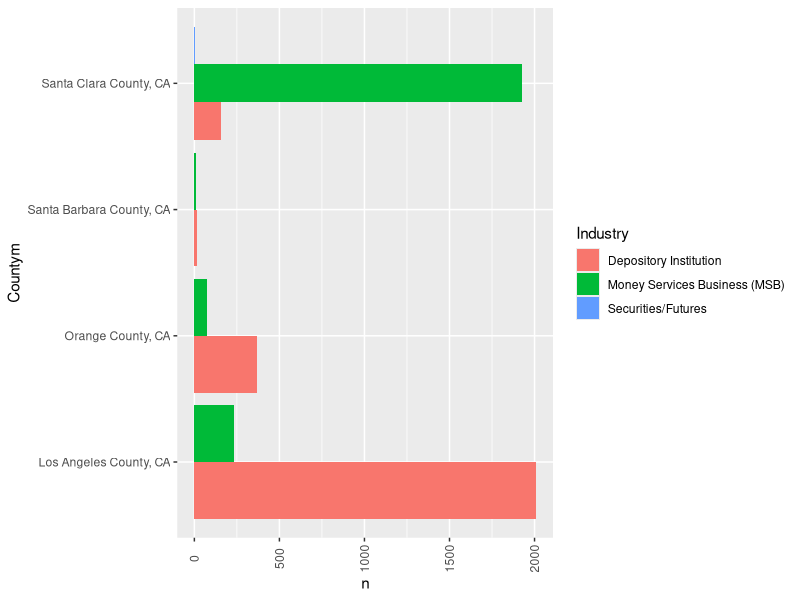
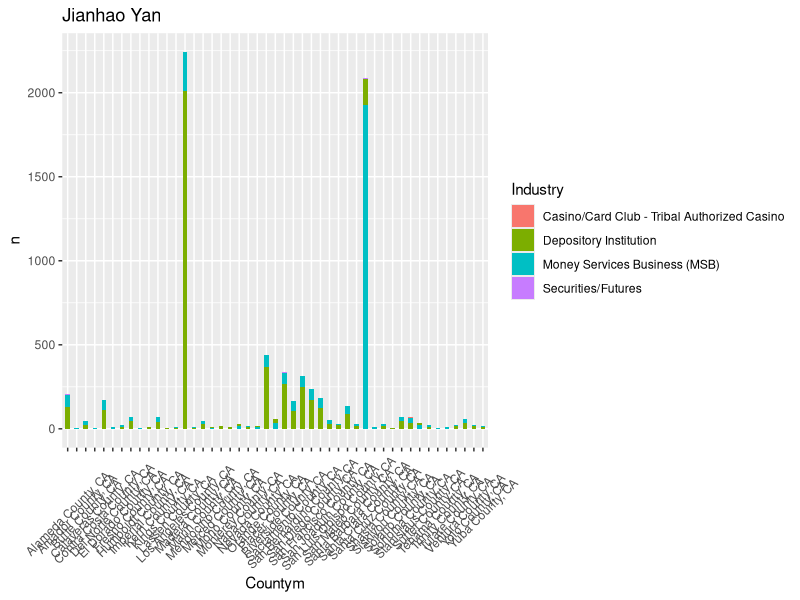
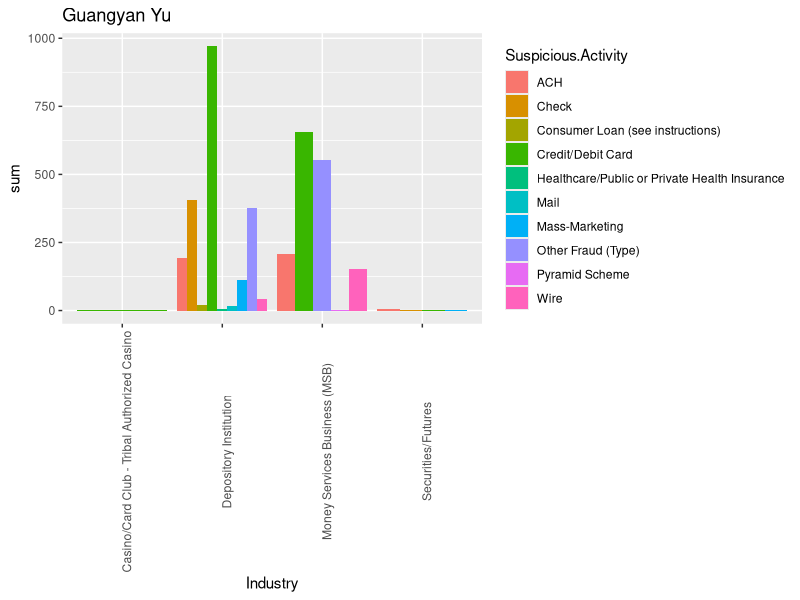

Source code (R) for these figures, in order:
## ---- chunk 1
knitr::opts_chunk$set(echo = TRUE)
library(dplyr)
library(tidyverse)
## ---- chunk 2
  head(read.csv("SARStats.csv") )
## ---- chunk 3
SARStats <- read_csv("SARStats.csv") 
SARStats$Count <- as.numeric(SARStats$Count)
xuan <-SARStats %>%
  group_by(Industry,Countym)%>%
  summarise(n=sum(Count))%>%
  filter(Industry != '[Total]' & Countym %in% c("Los Angeles County, CA","Santa Clara County, CA","Orange County, CA","Santa Barbara County, CA")) %>%
  arrange(desc(n))
ggplot(data=xuan,mapping=aes(x=Countym,y=n),group=factor(1),xlab(Countym))+ 
          geom_bar(position = "dodge",aes(fill=Industry),stat = "Identity")+
          theme(axis.text.x = element_text(angle = 90, hjust = 0.5, vjust = 0.5))+
          coord_flip()
          
## ---- chunk 4
data_new<-SARStats %>%
  group_by(Countym,Industry) %>%
  summarise(n=sum(Count))%>%
  filter(Countym!='[Total]')%>%
  filter(Industry!='[Total]')%>%
  arrange(desc(n))
ggplot(data_new, aes(x = Countym,y =n, group = factor(1))) + 
    geom_bar(stat = "identity", width = 0.5,aes(fill=Industry))+theme(axis.text.x = element_text(angle = 45, hjust = 0.5, vjust = 0.5))+ggtitle("Jianhao Yan")
## ---- chunk 5
library(knitr)
library(tidyverse)
data<-read.csv("SARStats.csv")
#summary(data)
data$Count <- as.numeric(data$Count)
data <- filter(data, !(str_detect(string = data$Industry,pattern = "\\[Total\\]")))
data <- filter(data, !(str_detect(string = data$Suspicious.Activity,pattern = "\\[Total\\]")))
data <- filter(data, !(str_detect(string = data$Count,pattern = "\\[Total\\]")))
data1<-data %>%
  group_by(Industry,Suspicious.Activity) %>%
  summarise(sum=sum(Count)) %>%
  group_by(Industry) %>%
  arrange(desc(sum))
kable(data1)

ggplot(data1,aes(x=Industry,y = sum,fill = Suspicious.Activity)) + geom_bar(stat="identity",position = "dodge")+ theme(axis.text.x = element_text(angle = 90)) + ggtitle("Guangyan Yu")


